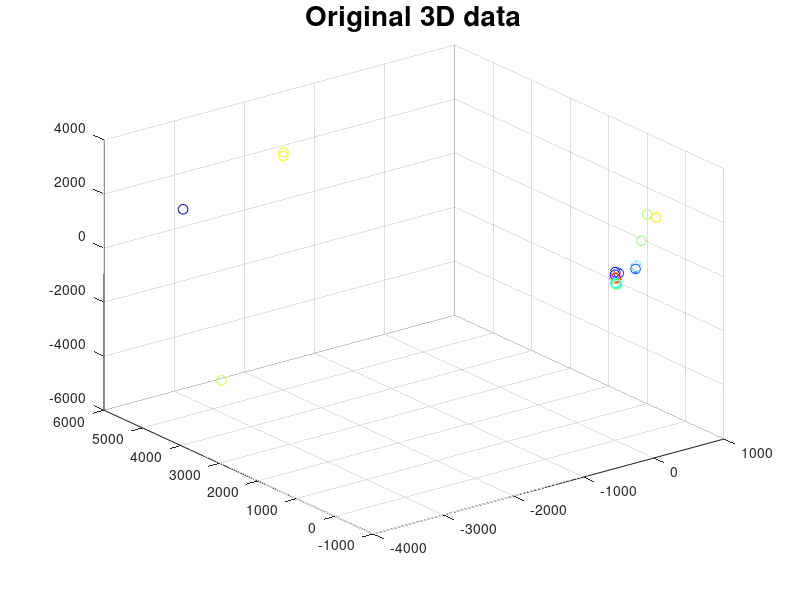

Here is the MATLAB script that generated this plot: (Note: this script raises an error after producing the figure.)
% First clear and close all figures
clear
close all

% Create data
X = [-3244 5324 1345;
    10 30 100;
    20 40 93;
    30 60 163;
    60 100 126;
    55 13 134;
    306 34 104;
    316 56 120;
    326 74 127;
    337 80 128;
    347 89 131;
    358 103 139;
    -31 -56 -120;
    -32 -74 -127;
    -33 -80 -128;
    -34 -89 -131;
    -35 -103 -139;
    700 600 500;
    1000 1000 1000;
    -3231 4345 -4352;
    -2342 4356 3453;
    -2364 4326 3353;
    658 143 1692];

X = [X; 10*randn(10, 3)];

% Plot original data
cmap = jet(length(X));
scatter3(X(:, 1), X(:, 2), X(:, 3), 50,cmap)
title('Original 3D data', 'FontSize', 20)

% Do PCA for 3D
c = 3;
[P, W] = pca(X, c);
figure
scatter3(P(:, 1), P(:, 2), P(:, 3), 50,cmap);
grid on
title('Dimension transformation to 3D', 'FontSize', 20)

% Do PCA for 2D
c = 2;
[P, W] = pca(X, c);
figure
scatter(P(:, 1), P(:, 2), 20,cmap);
grid on
title('Dimension reduction to 2D', 'FontSize', 20)

% Do PCA for 1D
c = 1;
[P, W] = pca(X, c);
figure
scatter(P(:, 1), 0*P(:, 1), 50,cmap);
grid on
title('Dimension reduction to 1D', 'FontSize', 20)
